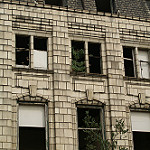
#> input picture dataset_full/Building/10485.jpg, 150 x 150 px; its folder holds only this picture in this run
$ python model_training.py
#> lines starting #> are read from the running program, lines starting #| are printed output that depends on the picture
# Import necessary libraries
import os
import cv2
import numpy as np
import pickle
from sklearn.model_selection import train_test_split
from sklearn.preprocessing import StandardScaler
from sklearn.decomposition import PCA
from sklearn.svm import SVC
from sklearn.metrics import classification_report, confusion_matrix

# Define paths
dataset_path = 'dataset_full'
categories = ['Building', 'Forest', 'Glacier', 'Mountain', 'Seas', 'Street']

# Initialize data and labels
data = []
labels = []

# Preprocess images
def preprocess_image(image_path):
#> called with image_path = 'dataset_full/Building/10485.jpg'
    image = cv2.imread(image_path)
#> image is the input picture: shape (150, 150, 3); mean B, G, R 95.5, 114.4, 122.9
    if image is None:
        print(f"Failed to load image at path: {image_path}")
        return None

    gray = cv2.cvtColor(image, cv2.COLOR_BGR2GRAY) # Gray scale transformation
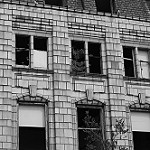
#> gray: shape (150, 150); min 0, max 253, mean 114.8
    # Low level features
    resized = cv2.resize(gray, (128, 128))  # Resize to a fixed size
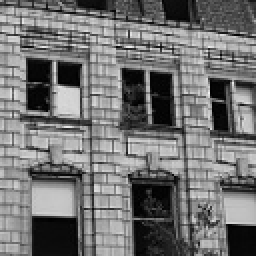
#> resized: shape (128, 128) (shown 2 times larger); min 0, max 240, mean 114.7
    equalized = cv2.equalizeHist(resized)  # Histogram equalization
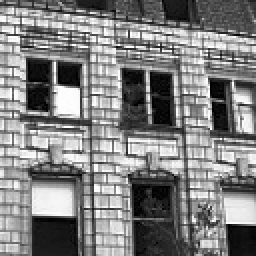
#> equalized: shape (128, 128) (shown 2 times larger); min 0, max 255, mean 128.2
    blurred = cv2.GaussianBlur(equalized, (5, 5), 0)  # Gaussian smoothing
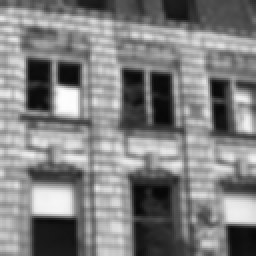
#> blurred: shape (128, 128) (shown 2 times larger); min 6, max 253, mean 128.2
    return blurred

    # [19 lines of commented-out code are left out]
for category in categories:
    category_path = os.path.join(dataset_path, category)
    for img_name in os.listdir(category_path):
        img_path = os.path.join(category_path, img_name)
        processed_img = preprocess_image(img_path)
        if processed_img is not None:
            data.append(processed_img.flatten())
            labels.append(categories.index(category))
#> pass 2 of the loop `for category in categories:`:
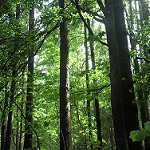
#> input picture dataset_full/Forest/10098.jpg, 150 x 150 px
#> in preprocess_image, image is the input picture: shape (150, 150, 3); mean B, G, R 55.5, 92.8, 72.1
#> in preprocess_image (call 2), `resized = cv2.resize(gray, (128, 128))`:
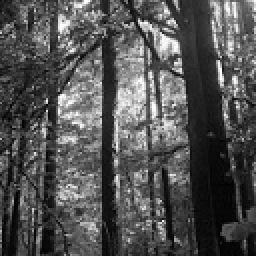
#> resized: shape (128, 128) (shown 2 times larger); min 0, max 254, mean 82.3
#> in preprocess_image (call 2), `blurred = cv2.GaussianBlur(equalized, (5, 5), 0)`:
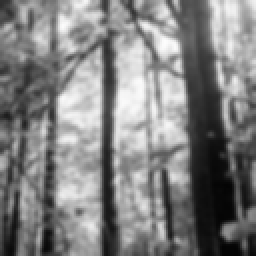
#> blurred: shape (128, 128) (shown 2 times larger); min 4, max 253, mean 128.2
#> (the run stopped early here; a loop or call above may not have finished)
